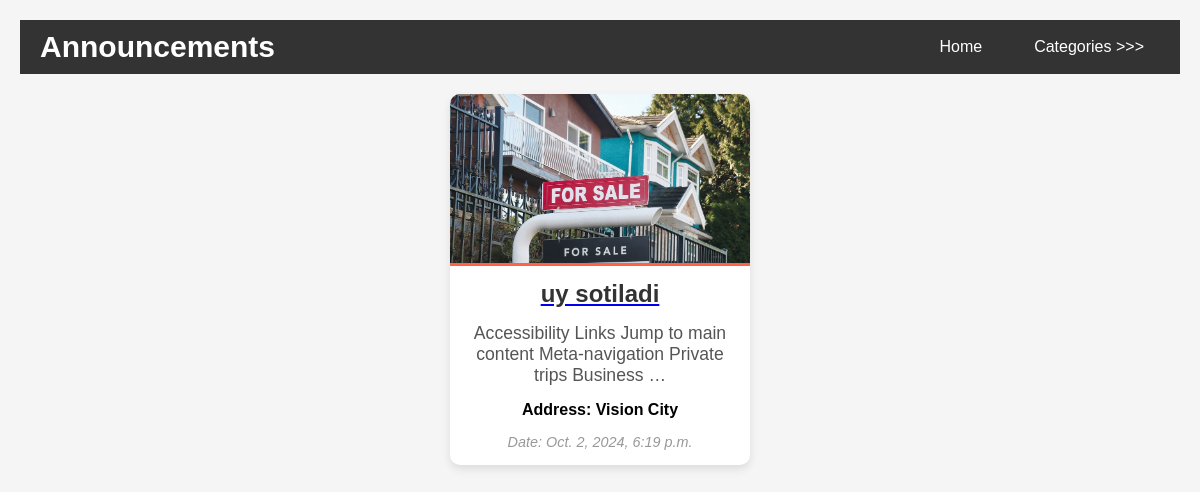
Page /category/4 on the committed database.
### home/models.py (models this page shows, shortened)
class Announcement(models.Model):
    category = models.ForeignKey(Category, on_delete=models.CASCADE)
    title = models.CharField(max_length=100)
    description = models.TextField(default='no description', help_text='Description')
    image = models.ImageField(upload_to='announcement/', null=True, blank=True)
    address = models.CharField(max_length=300, null=True, blank=True)
    added_time = models.DateTimeField(auto_now_add=True)

### home/views.py (the view)
# urls.py: path('category/<int:category_id>', select_by_category, name='category'),
def select_by_category(request, category_id):
    elonlar = Announcement.objects.filter(category=category_id)
    category = Category.objects.all()
    context = {
        'elonlar': elonlar,
        'category': category,
    }
    return render(request, 'index.html', context)

### templates/index.html (shortened to what this page needs)
<!DOCTYPE html>
<html lang="en">
<head>
</head>
<body>
    <nav class="navbar">
        <div class="logo">Announcements</div>
        <ul class="nav-links">
            <li><a href="{% url 'homepage' %}">Home</a></li>
            <li class="dropdown">
                <a href="#">Categories >>></a>
            </li>
        </ul>
    </nav>
    <div class="elonlar">
        {% for e in elonlar %}
            <div class="elon-card">
        <a href="{% url 'detail' e.id %}">
                      {%  if e.image and e.image.url %}
                      <img src="{{ e.image.url }}" alt="{{ e.title }}">
                      {% else %}
                      <img src="https://lh4.googleusercontent.com/proxy/EWm9FVpPqF7N5rcraSRF-UMDuwBzfkA2tYNH73WwfdaqqrhD7V-TQL22-XP7fOgbjSp4X836b8_TVTYw1JN7bSJuUHbgtMURdiA2n-lyFKYnnpRzFzCJ72kCEw" alt="Placeholder image" height="300">
                      {% endif %}
            <h2>{{ e.title }}</h2>
        </a>
            <p>{{ e.description|truncatewords:10 }}</p>
            <h4>Address: {{ e.address }}</h4>
            <p>Date: {{ e.added_time }}</p>
            </div>
        {% endfor %}
</div>
</body>
</html>

### templates/index.html (style rules this page uses)
body { font-family: Arial, sans-serif; background-color: #f5f5f5; margin: 0; padding: 20px; }
.elonlar { display: flex; flex-wrap: wrap; justify-content: space-around; gap: 20px; padding: 20px; }
.elonlar div { background-color: #fff; border-radius: 10px; box-shadow: 0 4px 8px rgba(0, 0, 0, 0.1); overflow: hidden; width: 300px; text-align: center; transition: transform 0.3s ease; }
.elonlar img { width: 100%; height: auto; border-bottom: 3px solid #ff6347; }
.elonlar h2 { font-size: 1.5em; color: #333; margin: 10px 0; padding: 0 10px; }
.elonlar p { font-size: 1em; color: #666; margin: 15px 20px; }
.elonlar p:last-of-type { font-size: 0.9em; color: #999; font-style: italic; }
.elonlar p:first-of-type { margin-top: 15px; font-size: 1.1em; color: #555; }
* { margin: 0; padding: 0; box-sizing: border-box; }
.navbar { background-color: #333; color: #fff; display: flex; justify-content: space-between; align-items: center; padding: 10px 20px; font-family: Arial, sans-serif; }
.navbar .logo { font-size: 30px; font-weight: bold; }
.nav-links { list-style: none; display: flex; gap: 20px; }
.nav-links li { position: relative; }
.nav-links a { color: white; text-decoration: none; padding: 8px 16px; transition: background-color 0.3s ease; }

### rows in the picture
Announcement: image (picture), title "uy sotiladi", description "Accessibility Links Jump to main content Meta-navigation Private trips Business …", address "Vision City", added_time "Oct. 2, 2024, 6:19 p.m."
